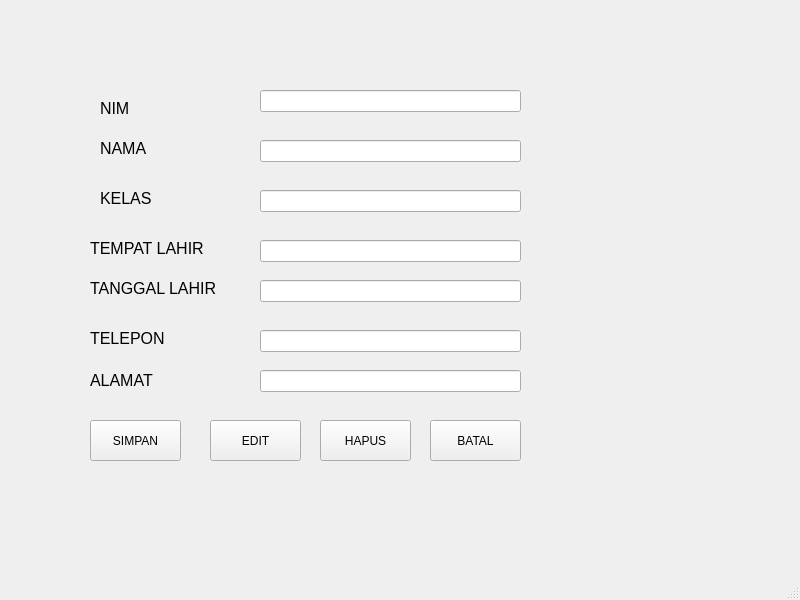
<?xml version="1.0" encoding="UTF-8"?>
<ui version="4.0">
 <class>MainWindow</class>
 <widget class="QMainWindow" name="MainWindow">
  <property name="geometry">
   <rect>
    <x>0</x>
    <y>0</y>
    <width>800</width>
    <height>600</height>
   </rect>
  </property>
  <property name="windowTitle">
   <string>MainWindow</string>
  </property>
  <widget class="QWidget" name="centralwidget">
   <widget class="QLabel" name="label">
    <property name="geometry">
     <rect>
      <x>100</x>
      <y>100</y>
      <width>55</width>
      <height>16</height>
     </rect>
    </property>
    <property name="font">
     <font>
      <pointsize>12</pointsize>
     </font>
    </property>
    <property name="text">
     <string>NIM</string>
    </property>
   </widget>
   <widget class="QLabel" name="label_2">
    <property name="geometry">
     <rect>
      <x>100</x>
      <y>140</y>
      <width>55</width>
      <height>16</height>
     </rect>
    </property>
    <property name="font">
     <font>
      <pointsize>12</pointsize>
     </font>
    </property>
    <property name="text">
     <string>NAMA</string>
    </property>
   </widget>
   <widget class="QLabel" name="label_3">
    <property name="geometry">
     <rect>
      <x>100</x>
      <y>190</y>
      <width>55</width>
      <height>16</height>
     </rect>
    </property>
    <property name="font">
     <font>
      <pointsize>12</pointsize>
     </font>
    </property>
    <property name="text">
     <string>KELAS</string>
    </property>
   </widget>
   <widget class="QLabel" name="label_4">
    <property name="geometry">
     <rect>
      <x>90</x>
      <y>240</y>
      <width>141</width>
      <height>16</height>
     </rect>
    </property>
    <property name="font">
     <font>
      <pointsize>12</pointsize>
     </font>
    </property>
    <property name="text">
     <string>TEMPAT LAHIR</string>
    </property>
   </widget>
   <widget class="QLabel" name="label_5">
    <property name="geometry">
     <rect>
      <x>90</x>
      <y>280</y>
      <width>161</width>
      <height>16</height>
     </rect>
    </property>
    <property name="font">
     <font>
      <pointsize>12</pointsize>
     </font>
    </property>
    <property name="text">
     <string>TANGGAL LAHIR</string>
    </property>
   </widget>
   <widget class="QLabel" name="label_6">
    <property name="geometry">
     <rect>
      <x>90</x>
      <y>330</y>
      <width>101</width>
      <height>16</height>
     </rect>
    </property>
    <property name="font">
     <font>
      <pointsize>12</pointsize>
     </font>
    </property>
    <property name="text">
     <string>TELEPON</string>
    </property>
   </widget>
   <widget class="QLabel" name="label_7">
    <property name="geometry">
     <rect>
      <x>90</x>
      <y>370</y>
      <width>101</width>
      <height>21</height>
     </rect>
    </property>
    <property name="font">
     <font>
      <pointsize>12</pointsize>
     </font>
    </property>
    <property name="text">
     <string>ALAMAT</string>
    </property>
   </widget>
   <widget class="QLineEdit" name="lineEdit">
    <property name="geometry">
     <rect>
      <x>260</x>
      <y>90</y>
      <width>261</width>
      <height>22</height>
     </rect>
    </property>
   </widget>
   <widget class="QLineEdit" name="lineEdit_2">
    <property name="geometry">
     <rect>
      <x>260</x>
      <y>140</y>
      <width>261</width>
      <height>22</height>
     </rect>
    </property>
   </widget>
   <widget class="QLineEdit" name="lineEdit_3">
    <property name="geometry">
     <rect>
      <x>260</x>
      <y>190</y>
      <width>261</width>
      <height>22</height>
     </rect>
    </property>
   </widget>
   <widget class="QLineEdit" name="lineEdit_4">
    <property name="geometry">
     <rect>
      <x>260</x>
      <y>240</y>
      <width>261</width>
      <height>22</height>
     </rect>
    </property>
   </widget>
   <widget class="QLineEdit" name="lineEdit_5">
    <property name="geometry">
     <rect>
      <x>260</x>
      <y>280</y>
      <width>261</width>
      <height>22</height>
     </rect>
    </property>
   </widget>
   <widget class="QLineEdit" name="lineEdit_6">
    <property name="geometry">
     <rect>
      <x>260</x>
      <y>330</y>
      <width>261</width>
      <height>22</height>
     </rect>
    </property>
   </widget>
   <widget class="QLineEdit" name="lineEdit_7">
    <property name="geometry">
     <rect>
      <x>260</x>
      <y>370</y>
      <width>261</width>
      <height>22</height>
     </rect>
    </property>
   </widget>
   <widget class="QPushButton" name="pushButton">
    <property name="geometry">
     <rect>
      <x>90</x>
      <y>420</y>
      <width>91</width>
      <height>41</height>
     </rect>
    </property>
    <property name="text">
     <string>SIMPAN</string>
    </property>
   </widget>
   <widget class="QPushButton" name="pushButton_2">
    <property name="geometry">
     <rect>
      <x>210</x>
      <y>420</y>
      <width>91</width>
      <height>41</height>
     </rect>
    </property>
    <property name="text">
     <string>EDIT</string>
    </property>
   </widget>
   <widget class="QPushButton" name="pushButton_3">
    <property name="geometry">
     <rect>
      <x>320</x>
      <y>420</y>
      <width>91</width>
      <height>41</height>
     </rect>
    </property>
    <property name="text">
     <string>HAPUS</string>
    </property>
   </widget>
   <widget class="QPushButton" name="pushButton_4">
    <property name="geometry">
     <rect>
      <x>430</x>
      <y>420</y>
      <width>91</width>
      <height>41</height>
     </rect>
    </property>
    <property name="text">
     <string>BATAL</string>
    </property>
   </widget>
  </widget>
  <widget class="QMenuBar" name="menubar">
   <property name="geometry">
    <rect>
     <x>0</x>
     <y>0</y>
     <width>800</width>
     <height>26</height>
    </rect>
   </property>
  </widget>
  <widget class="QStatusBar" name="statusbar"/>
 </widget>
 <resources/>
 <connections/>
</ui>
